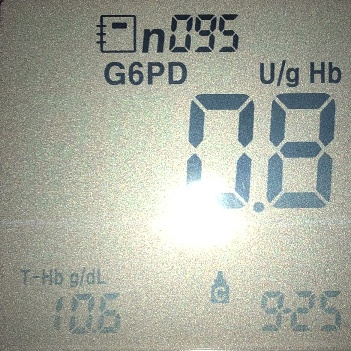
#> input picture image1.jpg, 351 x 351 px, given in place of example1.jpg, which was not available
$ python digital_display_ocr.py   (Python 2 division)   (older library calls are emulated)
#> lines starting #> are read from the running program, lines starting #| are printed output that depends on the picture; after the words box and inside, x2 and y2 are one past the last pixel; in counts of white or black regions, pixels touching at a corner belong together; pictures that were not available may be replaced by others from this repository, and a replacement may not be noted
import numpy as np
import cv2
import imutils
from skimage import exposure
from pytesseract import image_to_string
import PIL

def take_picture(should_save=False, d_id=0):
  cam = cv2.VideoCapture(d_id)
  s, img = cam.read()
  if s:
    if should_save:
      cv2.imwrite('ocr.jpg',img)
    print "picture taken"
  return img

def cnvt_edged_image(img_arr, should_save=True):
  # ratio = img_arr.shape[0] / 300.0
  image = imutils.resize(img_arr,height=300)
  gray_image = cv2.bilateralFilter(cv2.cvtColor(image, cv2.COLOR_BGR2GRAY),11, 17, 17)
  edged_image = cv2.Canny(gray_image, 30, 200)

  if should_save:
    cv2.imwrite('cntr_ocr.jpg', edged_image)

  return edged_image

'''image passed in must be ran through the cnv_edge_image first'''
def find_display_contour(edge_img_arr):
  display_contour = None
  edge_copy = edge_img_arr.copy()
  _im2, contours, hierarchy = cv2.findContours(edge_copy, cv2.RETR_TREE, cv2.CHAIN_APPROX_SIMPLE)
  top_cntrs = sorted(contours, key = cv2.contourArea, reverse = True)[:10]

  for cntr in top_cntrs:
    peri = cv2.arcLength(cntr,True)
    approx = cv2.approxPolyDP(cntr, 0.01 * peri, True)

    if len(approx) == 4:
      display_contour = approx
      break

  return display_contour

def crop_display(image_arr):
  edge_image = cnvt_edged_image(image_arr)
  display_contour = find_display_contour(edge_image)
  cntr_pts = display_contour.reshape(4,2)
  return cntr_pts


def normalize_contrs(img,cntr_pts):
  ratio = img.shape[0] / 300.0
  norm_pts = np.zeros((4,2), dtype="float32")

  s = cntr_pts.sum(axis=1)
  norm_pts[0] = cntr_pts[np.argmin(s)]
  norm_pts[2] = cntr_pts[np.argmax(s)]

  d = np.diff(cntr_pts,axis=1)
  norm_pts[1] = cntr_pts[np.argmin(d)]
  norm_pts[3] = cntr_pts[np.argmax(d)]

  norm_pts *= ratio

  (top_left, top_right, bottom_right, bottom_left) = norm_pts

  width1 = np.sqrt(((bottom_right[0] - bottom_left[0]) ** 2) + ((bottom_right[1] - bottom_left[1]) ** 2))
  width2 = np.sqrt(((top_right[0] - top_left[0]) ** 2) + ((top_right[1] - top_left[1]) ** 2))
  height1 = np.sqrt(((top_right[0] - bottom_right[0]) ** 2) + ((top_right[1] - bottom_right[1]) ** 2))
  height2 = np.sqrt(((top_left[0] - bottom_left[0]) ** 2) + ((top_left[1] - bottom_left[1]) ** 2))

  max_width = max(int(width1), int(width2))
  max_height = max(int(height1), int(height2))

  dst = np.array([[0,0], [max_width -1, 0],[max_width -1, max_height -1],[0, max_height-1]], dtype="float32")
  persp_matrix = cv2.getPerspectiveTransform(norm_pts,dst)
  return cv2.warpPerspective(img,persp_matrix,(max_width,max_height))

def process_image(orig_image_arr):
  ratio = orig_image_arr.shape[0] / 300.0

  display_image_arr = normalize_contrs(orig_image_arr,crop_display(orig_image_arr))
  # [8 lines of commented-out code are left out]
  return display_image_arr

def ocr_image(orig_image_arr,i):
  try:
  	img = process_image(orig_image_arr)
  except:
	for degree in [1.5, 1.8, 2.5, 2.8, 3.5, 3.8, 4.5, 4.8, 5.5, 5.8, 6.5]:
		try:
			orig_image_arr2 = cv2.multiply(orig_image_arr, np.array([degree]))
			img = process_image(orig_image_arr2)
			break
		except:
			img = orig_image_arr
  kernel = np.ones((3, 3), np.uint8)
  img2 = cv2.morphologyEx(img, cv2.MORPH_CLOSE, kernel)
  img = cv2.resize(img,None,fx=0.3,fy=0.3)
  cv2.imwrite("image"+i+".jpg", img)
  otsu_thresh_image = PIL.Image.fromarray(img)

for i in range(58):
  id = i+1
  img = cv2.imread("/home/kiril/Downloads/SDB Device Output Images/all_examples/example"+str(id)+".jpg")
#> img is the input picture: shape (351, 351, 3); mean B, G, R 158.8, 170.8, 167.2
  print id
  ocr_image(img, str(id))
#> in cnvt_edged_image, `gray_image = cv2.bilateralFilter(cv2.cvtColor(image, cv2.COLOR_BGR2GRA..`:
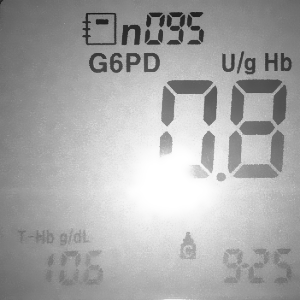
#> gray_image: shape (300, 300); min 25, max 255, mean 168.3
#> in cnvt_edged_image, `edged_image = cv2.Canny(gray_image, 30, 200)`:
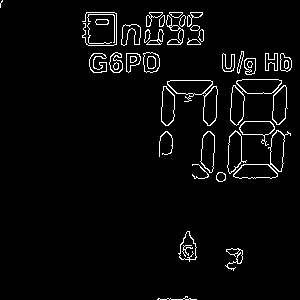
#> edged_image: shape (300, 300); 3.7% white in thin lines or dots
#> in find_display_contour, `_im2, contours, hierarchy = cv2.findContours(edge_copy, cv2.RETR_TREE,..`: contours = 97 contours, 12 with area under 20; largest, box (x1, y1, x2, y2) and area: (230, 79, 282, 126) 939, (233, 130, 291, 179) 936, (167, 80, 218, 126) 926, (236, 79, 282, 94) 505, (167, 80, 213, 95) 490
#> in find_display_contour, `top_cntrs = sorted(contours, key = cv2.contourArea, reverse = True)[:10]`: top_cntrs = 10 contours; largest, box (x1, y1, x2, y2) and area: (230, 79, 282, 126) 939, (233, 130, 291, 179) 936, (167, 80, 218, 126) 926, (236, 79, 282, 94) 505, (167, 80, 213, 95) 490
#> the loop in find_display_contour, `for cntr in top_cntrs:` made 10 passes
#> peri on passes 1 to 10: 205.5, 235.6, 255, 103.6, 104.4, 104.1, 113.3, 101, 97.94, 97.25
#> the loop in ocr_image, `for degree in [1.5, 1.8, 2.5, 2.8, 3.5, 3.8, 4.5, 4.8, 5.5, 5.8, 6.5]:` made 11 passes
#> pass 1, in cnvt_edged_image (call 2), `image = imutils.resize(img_arr,height=300)`:
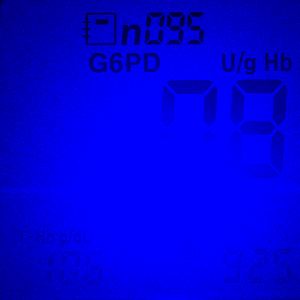
#> image: shape (300, 300, 3); mean B, G, R 218, 0, 0
#> pass 1, in cnvt_edged_image (call 2), `gray_image = cv2.bilateralFilter(cv2.cvtColor(image, cv2.COLOR_BGR2GRA..`:
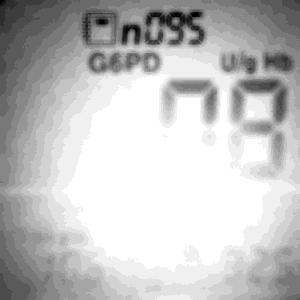
#> gray_image: shape (300, 300); min 12, max 29, mean 24.9; drawn with min black and max white
#> after the loop in ocr_image, `for degree in [1.5, 1.8, 2.5, 2.8, 3.5, 3.8, 4.5, 4.8, 5.5, 5.8, 6.5]:`:
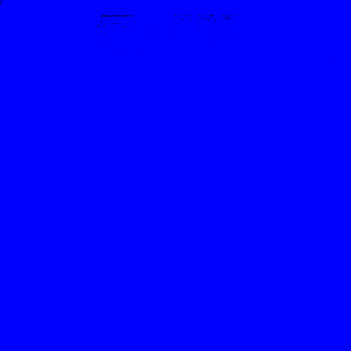
#> orig_image_arr2: shape (351, 351, 3); mean B, G, R 254.9, 0, 0
#> in ocr_image, `img2 = cv2.morphologyEx(img, cv2.MORPH_CLOSE, kernel)`:
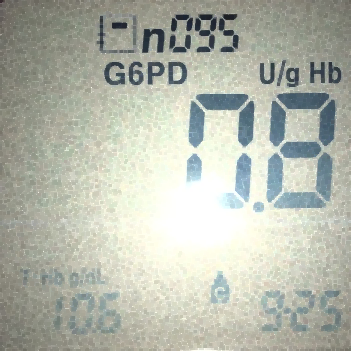
#> img2: shape (351, 351, 3); mean B, G, R 172.3, 184.2, 180.4
#> in ocr_image, `img = cv2.resize(img,None,fx=0.3,fy=0.3)`:
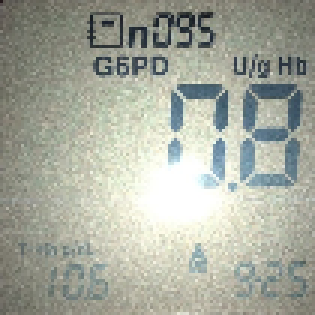
#> img: shape (105, 105, 3) (shown 3 times larger); mean B, G, R 158.8, 170.8, 167.1
#> pass 2 of the loop `for i in range(58):`:
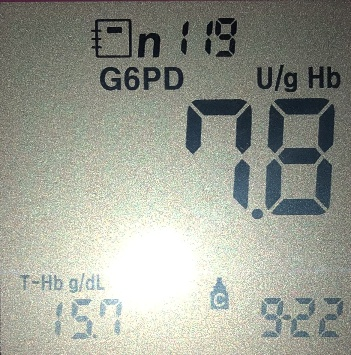
#> input picture image10.jpg, 351 x 355 px, given in place of example2.jpg, which was not available
#> img is the input picture: shape (355, 351, 3); mean B, G, R 147.4, 158.2, 155.2
#> image: shape (300, 296, 3)
#> gray_image: shape (300, 296)
#> in cnvt_edged_image (call 13), `edged_image = cv2.Canny(gray_image, 30, 200)`:
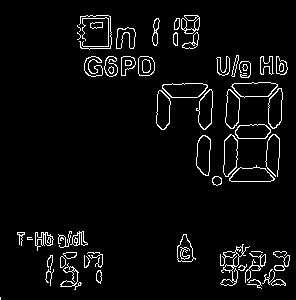
#> edged_image: shape (300, 296); 4.6% white in thin lines or dots
#> contours = 131 contours, 33 with area under 20; largest, box (x1, y1, x2, y2) and area: (162, 83, 208, 98) 521, (231, 82, 278, 98) 518, (162, 83, 208, 98) 500, (232, 82, 278, 98) 498, (229, 165, 275, 182) 496
#> top_cntrs = 10 contours; largest, box (x1, y1, x2, y2) and area: (162, 83, 208, 98) 521, (231, 82, 278, 98) 518, (162, 83, 208, 98) 500, (232, 82, 278, 98) 498, (229, 165, 275, 182) 496
#> img2: shape (355, 351, 3)
#> in ocr_image (call 2), `img = cv2.resize(img,None,fx=0.3,fy=0.3)`:
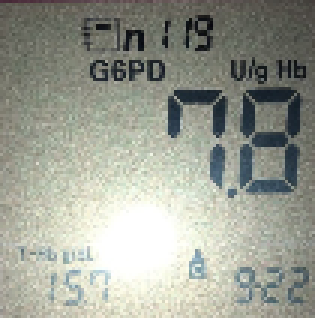
#> img: shape (106, 105, 3) (shown 3 times larger); mean B, G, R 147.5, 158.3, 155.3
#> (the run stopped early here; a loop or call above may not have finished)
